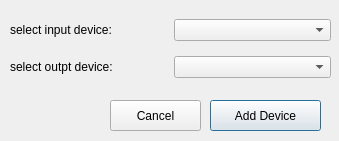
<?xml version="1.0" encoding="UTF-8"?>
<ui version="4.0">
 <class>addSoundDev</class>
 <widget class="QDialog" name="addSoundDev">
  <property name="geometry">
   <rect>
    <x>0</x>
    <y>0</y>
    <width>339</width>
    <height>141</height>
   </rect>
  </property>
  <property name="minimumSize">
   <size>
    <width>339</width>
    <height>141</height>
   </size>
  </property>
  <property name="maximumSize">
   <size>
    <width>339</width>
    <height>141</height>
   </size>
  </property>
  <property name="windowTitle">
   <string>add sound device</string>
  </property>
  <widget class="QWidget" name="layoutWidget">
   <property name="geometry">
    <rect>
     <x>10</x>
     <y>10</y>
     <width>321</width>
     <height>78</height>
    </rect>
   </property>
   <layout class="QGridLayout" name="gridLayout">
    <item row="1" column="1">
     <widget class="QComboBox" name="comboBox_PbDev"/>
    </item>
    <item row="0" column="0">
     <widget class="QLabel" name="label_indev">
      <property name="text">
       <string>select input device:</string>
      </property>
     </widget>
    </item>
    <item row="0" column="1">
     <widget class="QComboBox" name="comboBox_RecDev"/>
    </item>
    <item row="1" column="0">
     <widget class="QLabel" name="label_outdev">
      <property name="text">
       <string>select outpt device:</string>
      </property>
     </widget>
    </item>
   </layout>
  </widget>
  <widget class="QPushButton" name="pushButton_addDev">
   <property name="geometry">
    <rect>
     <x>210</x>
     <y>100</y>
     <width>111</width>
     <height>31</height>
    </rect>
   </property>
   <property name="text">
    <string>Add Device</string>
   </property>
  </widget>
  <widget class="QPushButton" name="pushButton_cancel">
   <property name="geometry">
    <rect>
     <x>110</x>
     <y>100</y>
     <width>91</width>
     <height>31</height>
    </rect>
   </property>
   <property name="text">
    <string>Cancel</string>
   </property>
   <property name="autoDefault">
    <bool>false</bool>
   </property>
  </widget>
 </widget>
 <resources/>
 <connections/>
</ui>
